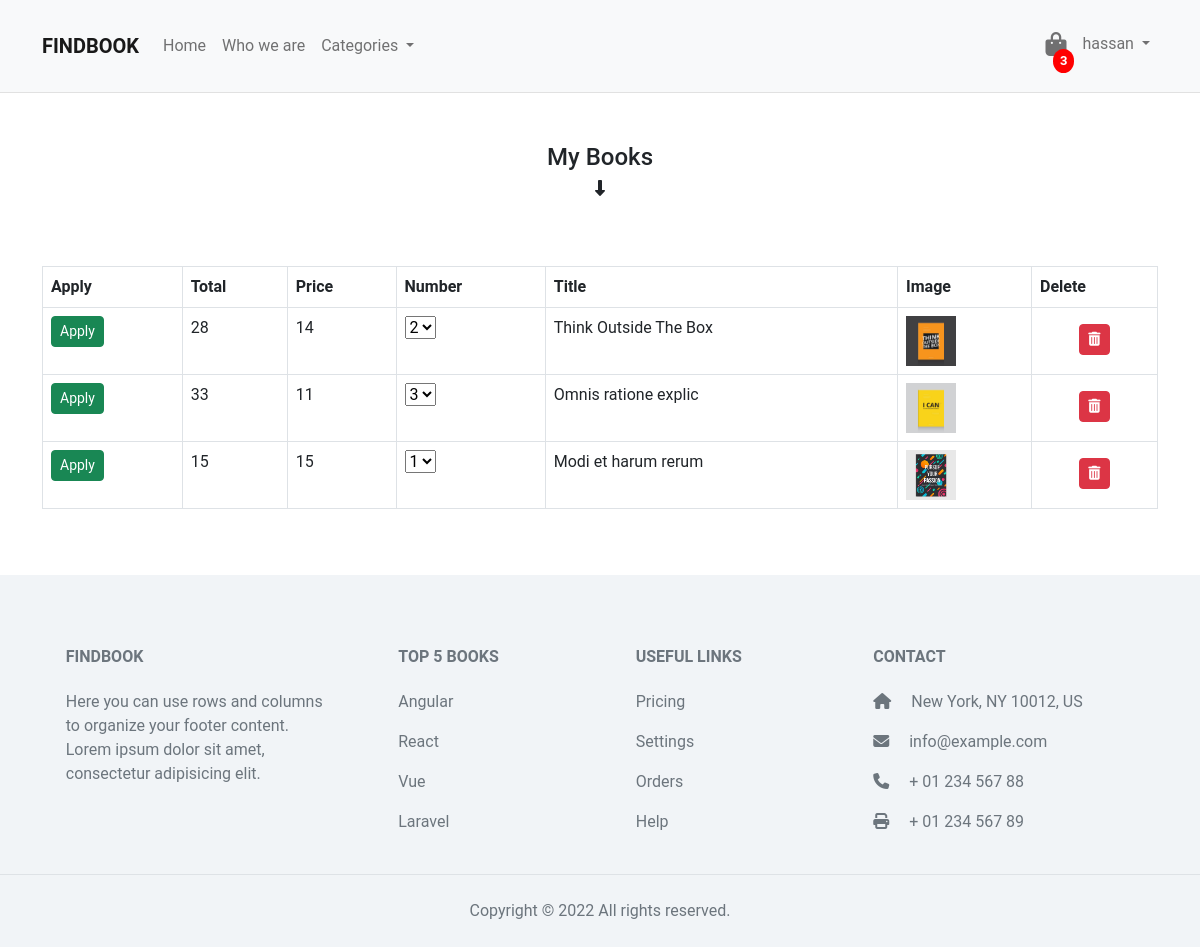
Screenshot of /books/mybooks/1 (signed in) with the database file from the repository.
### tables this page shows
CREATE TABLE `user_book` (
  `id` int(11) NOT NULL,
  `user_id` int(11) NOT NULL,
  `book_id` int(11) NOT NULL,
  `copies` varchar(255) NOT NULL,
  `Bought` int(11) NOT NULL DEFAULT 0,
  `price` int(11) NOT NULL
);

CREATE TABLE `books` (
  `id` int(11) NOT NULL,
  `category_id` int(11) NOT NULL,
  `publisher_id` int(11) NOT NULL,
  `author_id` int(11) NOT NULL,
  `title` varchar(255) NOT NULL,
  `description` text NOT NULL,
  `image` varchar(255) NOT NULL,
  `price` int(11) NOT NULL,
  `copies` int(11) NOT NULL
);

### app/controllers/Books.php (called while the page is built, shortened)
<?php
class Books extends Controller
{
  public function __construct()
  {
    $this->categoryModel = $this->model('Category');
    $this->cartModel = $this->model('Cart');
  }
  public function mybooks($user_id)
  {
    $carts = $this->cartModel->get_carts($_SESSION['user_id']);
    $books = $this->cartModel->get_cart_by_user_id($user_id);
    $categories = $this->categoryModel->get_categories();
    $data = [
      'carts' => $carts,
      'books' => $books,
      'categories' => $categories,
    ];
    $this->view('mybooks', $data);
  }
}

### app/libraries/router.php (called while the page is built, shortened)
<?php
class Router
{
  protected $currentMethod = 'index';
  public function __construct()
  {
    $url = $this->get_url();
    if ($url != NULL) {
      $controller_name = ucwords($url[0]);
      if (file_exists("../app/controllers/$controller_name.php")) {
        unset($url[0]);
      }
    }
    $this->currentController = new $this->currentController;
    if (isset($url[1])) {
      if (method_exists($this->currentController, $url[1])) {
        $this->currentMethod = $url[1];
        unset($url[1]);
      }
    }
    $this->params = $url ? array_values($url) : [];
    call_user_func_array([$this->currentController, $this->currentMethod], $this->params);
  }
  public function get_url()
  {
    if (isset($_GET["url"])) {
      $url = rtrim($_GET['url'], '/');
      $url = filter_var($url, FILTER_SANITIZE_URL);
      $url = explode('/', $url);
      return $url;
    }
  }
}
?>
<?php $init = new Router(); ?>

### app/bootsrap.php (called while the page is built, shortened)
<?php
require_once 'libraries/Database.php';
require_once 'libraries/Controller.php';
require_once 'libraries/Router.php';

### public/index.php (called while the page is built)
<?php require_once '../app/bootsrap.php';

### app/libraries/database.php (called while the page is built, shortened)
<?php
class Database
{
  private $db_host = 'localhost';
  private $db_name = 'book_store';
  private $db_user = 'root';
  private $db_password = '';
  private $connection;
  private $stmt;
  public function __construct()
  {
    $dsn = "mysql:host=$this->db_host;dbname=$this->db_name";
    try {
      $this->connection = new PDO($dsn, $this->db_user, $this->db_password);
    } catch (PDOException $e) {
      $this->error = $e->getMessage();
      echo $this->error;
    }
  }
  public function prepare($sql)
  {
    return $this->stmt = $this->connection->prepare($sql);
  }
  public function execute()
  {
    return $this->stmt->execute();
  }
  public function get_all()
  {
    return $this->stmt = $this->stmt->fetchAll(PDO::FETCH_OBJ);
  }
}

### app/models/Cart.php (called while the page is built, shortened)
<?php
class Cart
{
  public function __construct()
  {
    $this->db = new Database();
  }
  public function get_carts($id)
  {
    $this->db->prepare("SELECT user_book.*, books.*, user_book.id as `cart_id`, user_book.copies as `cart_copies`, user_book.price as `cart_price`, books.id as `book_id`, books.price as `book_price`, books.copies as `book_copies`  FROM user_book INNER JOIN books ON books.id = user_book.book_id WHERE user_book.user_id = $id AND user_book.bought = 0");
    $this->db->execute();
    return $this->db->get_all();
  }
  public function get_cart_by_user_id($user_id)
  {
    $this->db->prepare("SELECT user_book.*, books.*, user_book.id as `cart_id`, user_book.copies as `cart_copies`, user_book.price as `cart_price`, books.id as `book_id`, books.price as `book_price`, books.copies as `book_copies`  FROM user_book INNER JOIN books ON books.id = user_book.book_id WHERE user_book.user_id = $user_id AND user_book.bought = 1");
    $this->db->execute();
    return $this->db->get_all();
  }
}

### app/views/mybooks.php (the view, shortened to what this page needs)
<?php require APPROOT . '/views/includes/header.php' ?>
<?php if ($data['books']) : ?>
  <section class="carts">
    <div class="container">
      <div class="books__title">
        <i class="fa-solid fa-down-long"></i>
        <h4>My Books</h4>
      </div>
      <div class="table-responsive">
        <table class="table table-bordered">
          <thead>
            <tr>
              <th>Apply</th>
              <th>Total</th>
              <th>Price</th>
              <th>Number</th>
              <th>Title</th>
              <th>Image</th>
              <th>Delete</th>
            </tr>
          </thead>
          <tbody>
            <?php foreach ($data['books'] as $book) : ?>
              <tr>
                <td>
                  <button type="submit" form="cart__form<?php echo $book->cart_id; ?>" class="btn btn-success btn-sm">Apply</button>
                </td>
                <td class="book-price"><?php echo $book->cart_price * $book->cart_copies; ?></td>
                <td><?php echo $book->cart_price; ?></td>
                <td>
                  <form action="<?php echo URLROOT; ?>/carts/update/<?php echo $book->cart_id; ?>" method="POST" id="cart__form<?php echo $book->cart_id; ?>">
                    <select name="cart_number" id="cart_number" data-id="<?php echo $book->cart_id; ?>" class="cart_number">
                      <?php for ($i = 1; $i <= 5; $i++) : ?>
                        <option value="<?php echo $i; ?>" <?php if ($book->cart_copies == $i) echo 'selected'; ?>><?php echo $i; ?></option>
                      <?php endfor; ?>
                    </select>
                  </form>
                </td>
                <td><?php echo $book->title; ?></td>
                <td>
                  <img src="<?php echo URLROOT; ?>/images/books/<?php echo $book->image; ?>" alt="<?php echo $book->title; ?>" class="img-fluid" width="50">
                </td>
                <td class="text-center pt-3">
                  <a href="<?php echo URLROOT; ?>/carts/delete/<?php echo $book->cart_id; ?>" class="btn btn-danger btn-sm"><i class="fa fa-trash"></i></a>
                </td>
              </tr>
            <?php endforeach; ?>
          </tbody>
        </table>
      </div>
    </div>
  </section>
<?php endif; ?>
<?php require APPROOT . '/views/includes/footer.php' ?>

### public/css/style.css (style rules this page uses)
* { margin: 0; padding: 0; font-family: roboto, 'sans-serif'; box-sizing: border-box; }
a { text-decoration: none; color: #444; }
.books__title { display: flex; flex-direction: column; justify-content: center; align-items: center; margin-bottom: 50px; text-transform: capitalize; }
.books__title i { order: 2; }
@media screen and (min-width: 992px) { .books__title { margin-bottom: 70px; } }
.carts { padding: 50px 0; }
@media screen and (min-width: 768px) { .carts { padding-bottom: 100px 0; } }

### rows the page displays
user_book: $book->cart_price * $book->cart_copies "28", price "14", cart_number "2", book.title "Think Outside The Box", book.image (picture)
user_book: $book->cart_price * $book->cart_copies "33", price "11", cart_number "3", book.title "Omnis ratione explic", book.image (picture)
user_book: $book->cart_price*$book->cart_copies "15", price "15", cart_number "1", book.title "Modi et harum rerum", book.image (picture)

### other values shown
count($data['carts']) "3"
$_SESSION["user_name"] "hassan"
